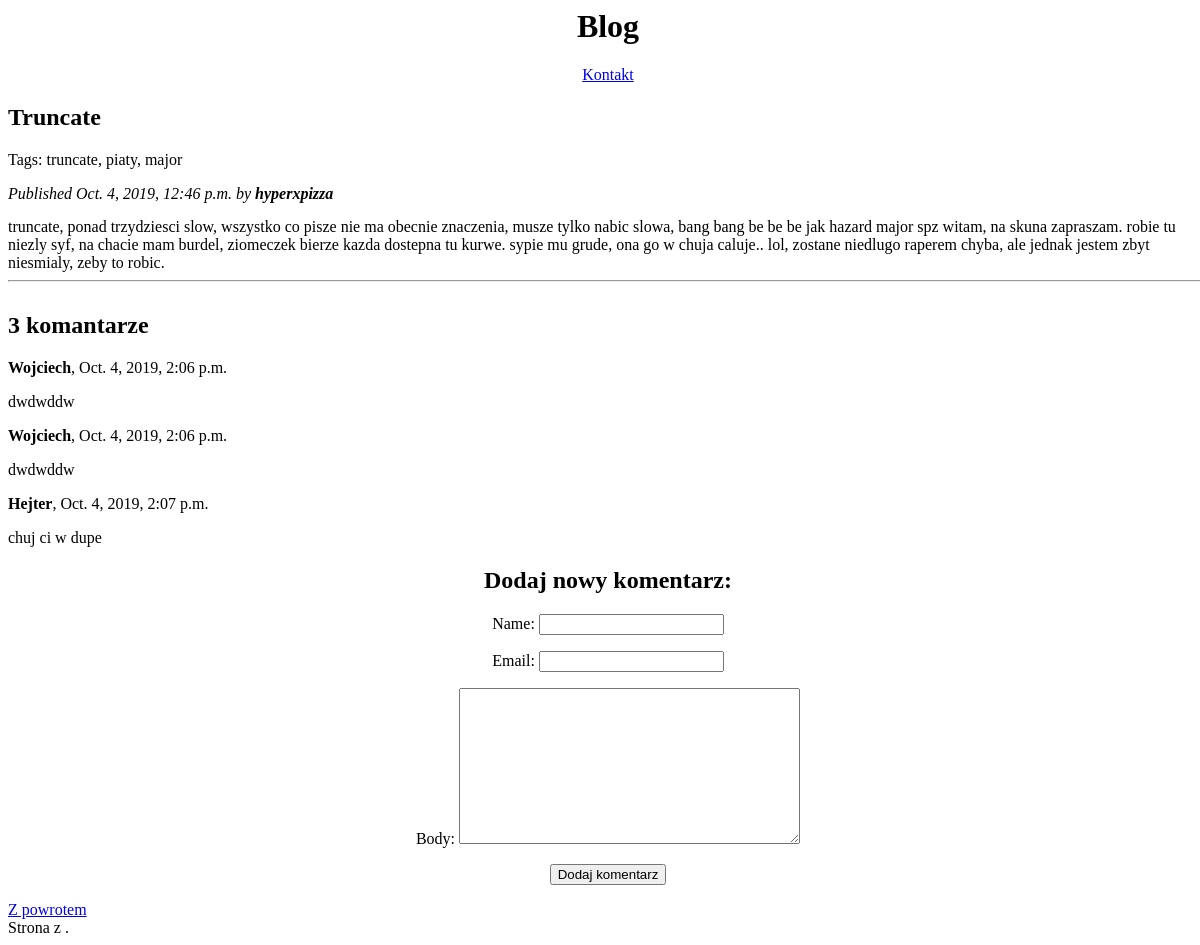
The app's page /blog/2019/10/4/truncate/ with its own data.
### blog/models.py (models this page shows, shortened)
class Post(models.Model):
    STATUS_CHOICE = (
        ('draft','Draft'),
        ('published', 'Published')
    )
    title = models.CharField(max_length=250)
    slug = models.SlugField(max_length=250, unique_for_date='publish')
    author = models.ForeignKey(User, on_delete=models.CASCADE, related_name='blog_posts')
    body = models.TextField()
    publish = models.DateTimeField(default=timezone.now)
    created = models.DateTimeField(auto_now_add=True)
    updated = models.DateTimeField(auto_now=True)
    status = models.CharField(max_length=10, choices=STATUS_CHOICE, default='draft')
    objects = models.Manager()
    published = PublishedManager()
    tags = TaggableManager()
    class Meta:
        ordering = ('-publish',)

class Comment(models.Model):
    post = models.ForeignKey(Post, on_delete=models.CASCADE, related_name='comments')
    name = models.CharField(max_length=80)
    email = models.EmailField()
    body = models.TextField()
    created = models.DateTimeField(auto_now_add=True)
    updated = models.DateTimeField(auto_now=True)
    active = models.BooleanField(default=True)
    class Meta:
        ordering = ('created',)

### blog/views.py (the view)
# urls.py: path('<int:year>/<int:month>/<int:day>/<slug:post>/', views.post_detail, name='post_detail')
def post_detail(request, year, month, day, post):
    post = get_object_or_404(Post, slug=post, status='published', publish__year=year, publish__month=month, publish__day=day)
    new_comment = None
    comments = post.comments.filter(active=True)
    if request.method == "POST":
        comment_form = CommentForm(data=request.POST)
        if comment_form.is_valid():
            new_comment = comment_form.save(commit=False)
            new_comment.post = post
            new_comment.save()
    else:
        comment_form = CommentForm()
    context = {
        'post':post,
        'comments': comments,
        'new_comment': new_comment,
        'comment_form': comment_form,
    }
    return render(request, 'blog/post/detail.html', context)

### blog/forms.py
class CommentForm(forms.ModelForm):
    class Meta:
        model = Comment
        fields = ('name', 'email', 'body')

### blog/templates/blog/post/detail.html (shortened to what this page needs)
{% extends 'base.html' %}
{% block content %}
<div id="post">
    <h2>
        {{ post.title }}
    </h2>
    <p class="tags">
        Tags: {{ post.tags.all|join:", " }}
    </p>
    <i class="date">
        Published {{post.publish}} by <b>{{post.author}}</b>
    </i>
    <div class="post_body">
    {{ post.body }}
    </div>
    <hr>
</div>
<div id="commentarea">
    {% with comments.count as total_comments %}
        <h2>
            {% if total_comments == 1 %}
                {{ total_comments }} komentarz
            {% elif total_comments == 0 %}
                {{ total_comments }} komantarzy
            {% elif total_comments >= 5 %}
                {{ total_comments }} komentarzy
            {% else %}
                {{ total_comments }} komantarze
            {% endif %}
        </h2>
    {% endwith %}
        {% for comment in comments %}
            <div class="comment">
                <p class="info">
                    <b>{{ comment.name }}</b>, {{ comment.created }}
                </p>
                    {{ comment.body|linebreaks }}
            </div>
            {% empty %}
                <p>Nie ma jeszcze żadnych komentarzy.</p>
        {% endfor %}
</div>
    <div id="addcommentarea">
        <h2>Dodaj nowy komentarz:</h2>
        <form action="." method="post">
            {{ comment_form.as_p }}
            <p><input type="submit" value="Dodaj komentarz"></p>
        </form>
    </div>
    <a href="{% url 'blog:all_posts' %}">Z powrotem</a>
{% endblock %}

### blog/templates/base.html (shortened to what this page needs)
{% load static %}
<html lang="en">
<head>
    <link rel="stylesheet" href="{% static 'css/blog.css' %}">
</head>
<body>
    <div id="header">
        <h1>Blog</h1>
        <a href="{% url 'pages:contact' %}">
            <p>Kontakt</p>
        </a>
    </div>
    <div id="content">
        {% block content %}
        {% endblock %}
    </div>
    {% include 'paginator.html' with page=posts %}
</body>
</html>

### blog/templates/paginator.html (shortened to what this page needs)
<div class="pagination">
    <span class="step-links">
        <span class="current">
            Strona {{ page.number }} z {{ page.paginator.num_pages }}.
        </span>
    </span>
</div>

### static/css/blog.css (style rules this page uses)
body { width: 100%; }
#header { text-align: center; }
.post_body { margin-top: 15px; }
#commentarea { margin-top: 30px; }
#addcommentarea { margin-top: 15px; text-align: center; }

### records on screen
Post: title "Truncate", tags.all "truncate, piaty, major", publish "Oct. 4, 2019, 12:46 p.m.", author "hyperxpizza", body "truncate, ponad trzydziesci slow, wszystko co pisze nie ma obecnie znaczenia, musze tylko nabic slowa, bang bang be be be jak hazard major spz witam, na skuna zapraszam. robie tu niezly syf, na chacie mam burdel, ziomeczek bierze kazda dostepna tu kurwe. sypie mu grude, ona go w chuja caluje.. lol, zostane niedlugo raperem chyba, ale jednak jestem zbyt niesmialy, zeby to robic."
Comment: name "Wojciech", created "Oct. 4, 2019, 2:06 p.m.", body "dwdwddw"
Comment: name "Wojciech", created "Oct. 4, 2019, 2:06 p.m.", body "dwdwddw"
Comment: name "Hejter", created "Oct. 4, 2019, 2:07 p.m.", body "chuj ci w dupe"

### other values on screen
{{ total_comments }} "3"
